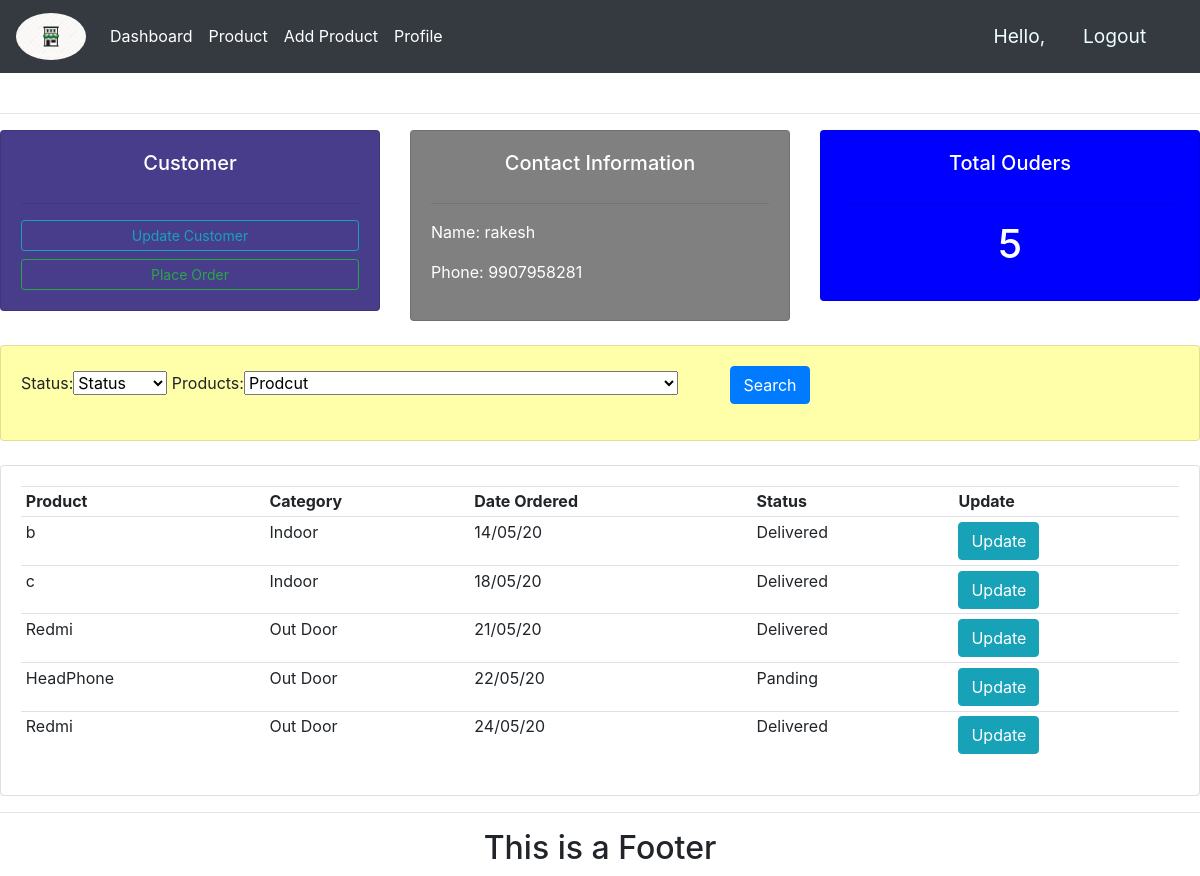
/seller/customer_detail/6 (signed in), run on an earlier commit of the app's database.
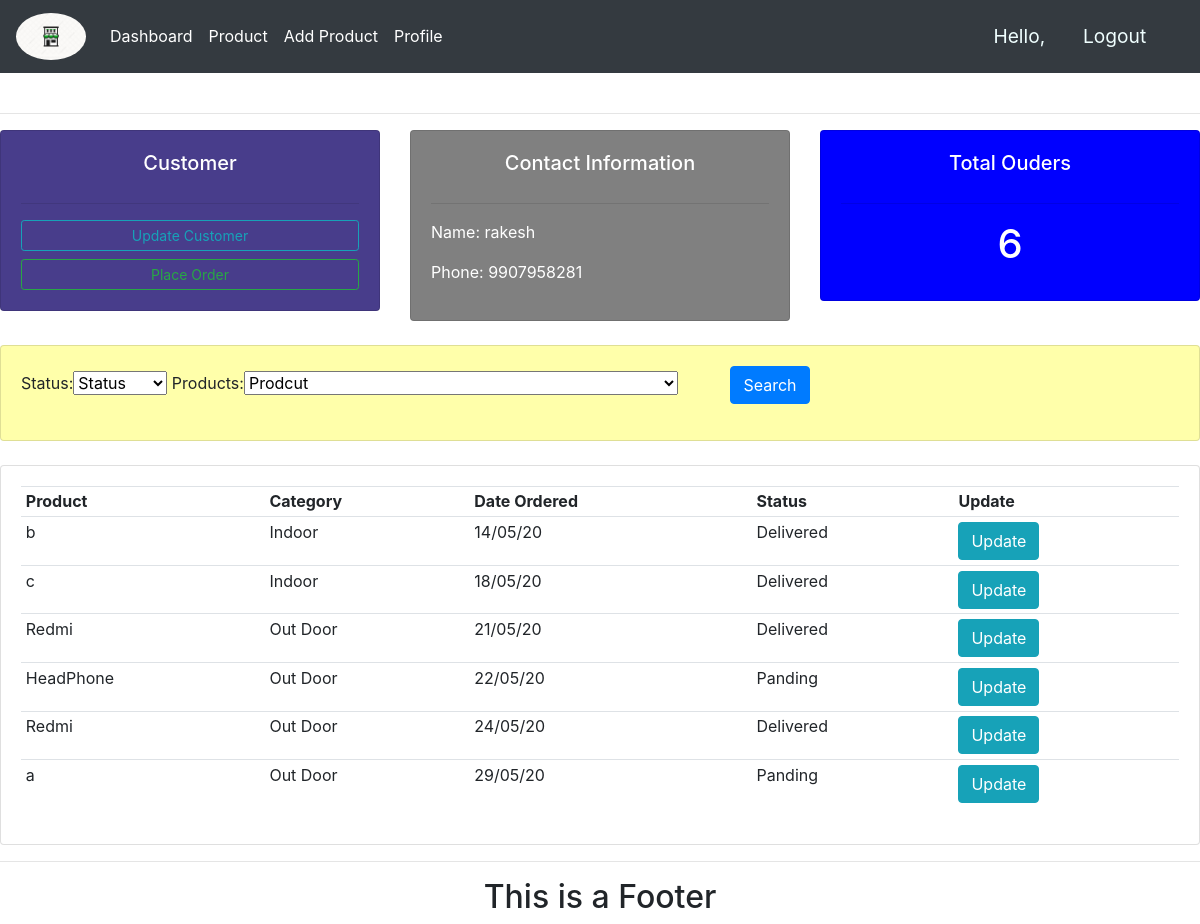
And on a later commit of the database.
### customer/models.py (models this page shows, shortened)
class OrderItem(models.Model):
    status = (('Panding','Panding'),('Delivered','Delivered'))
    product = models.ForeignKey(Product,on_delete=models.CASCADE)
    order = models.ForeignKey(Orders, on_delete=models.CASCADE)
    status = models.CharField(max_length=50,choices=status,default='Panding')
    quantity = models.IntegerField(default=0)
    cr_date = models.DateTimeField(auto_now_add=True)

### seller/models.py (models this page shows, shortened)
class Product(models.Model):
    Category = (('Indoor','Indoor'),('Out Door','Out Door'))
    seller = models.ForeignKey(to=MyProfile,on_delete=models.CASCADE)
    name = models.CharField(max_length=200)
    price = models.FloatField()
    discount_price = models.FloatField(default=0)
    Category = models.CharField(max_length=100,choices = Category)
    description = models.TextField()
    image = models.ImageField(upload_to='product/')
    cr_date = models.DateTimeField(auto_now_add=True)
    tag = models.ManyToManyField(Tag)
    slug = models.SlugField(null=True,unique=True)
    product_status = models.BooleanField(default=True)

### accounts/decoratoer.py (the view)
        def wrapper_func(req, *args, **kwargs):
            group =None
            if req.user.groups.exists():
                group=req.user.groups.all()[0].name
                if group in allowed_roles:
                    return view_func(req, *args, **kwargs)
                else:
                    return HttpResponse('You are note authorized to access this page')

### seller/form.py
class searchForm(forms.Form):
    Status = (('Status','Status'),('Panding','Panding'),('Delivered','Delivered'))
    try:
        product = Product.objects.all()
        pro = (('Product','Prodcut'),)
        for p in product:
            pro= pro+((str(p),str(p)),)
        status = forms.ChoiceField(choices=Status,required=False,initial='None')
        products = forms.ChoiceField(choices = pro,required=False,initial='None')
    except:
        pass

### accounts/decoratoer.py (called while the page is built)
def  allowed_user(allowed_roles=[]):
    def decorator(view_func):
        def wrapper_func(req, *args, **kwargs):
            group =None
            if req.user.groups.exists():
                group=req.user.groups.all()[0].name
                if group in allowed_roles:
                    return view_func(req, *args, **kwargs)
                else:
                    return HttpResponse('You are note authorized to access this page')
        return wrapper_func
    return decorator

### accounts/templatetags/account_extras.py (called while the page is built)
@register.filter(name='has_group')
def has_group(user, group_name):
    group = Group.objects.get(name=group_name)
    try:
        if group in user.groups.all():
            print('True')
            return True
    except:
        return False

### seller/templates/seller/customer.html (shortened to what this page needs)
{% extends 'accounts/base.html' %} {% block body %}
<br>
<hr>
<div class="row">
    <div class="col-md text-white">
        <div class="card card-body" style="background-color:darkslateblue;">
            <h5 class="card-title text-center">Customer</h5>
            <hr>
            <a class="btn btn-outline-info btn-sm btn-block" href="#"> Update Customer</a>
            <a class="btn btn-outline-success btn-sm btn-block" href="#"> Place Order </a>
        </div>
    </div>
    <div class="col-md text-white">
        <div class="card card-body " style="background-color: grey;">
            <h5 class="card-title text-center">Contact Information</h5>
            <hr>
            <p>Name:       {{customer.name}} </p>
            <p>Phone:      {{customer.phone}} </p>
        </div>
    </div>
    <div class="col-md  text-white" >
        <div class="card card-body" style="background-color: blue">
            <h5 class="card-title text-center">Total Ouders</h5>
            <hr>
            <h1 class="card-title text-center">{{total_order}}</h1>
        </div>
    </div>
</div>
<br>
<div class="row">
    <div class="col">
        <div class="card card-body" style="background-color: rgb(255, 255, 170);">
            <form id="search" action="{% url 'search' customer.id %}" method="POST">
                {{search_form}}
                <button class="btn btn-primary mx-5" type="submit">Search</button>
            </form>
        </div>
    </div>
</div>
<br>
<div class="row">
    <div class="col-md">
        <div class="card card-body" id="search_p">
            <table class="table table-sm" id="product_d">
                <tr>
                    <th>Product</th>
                    <th>Category</th>
                    <th>Date Ordered</th>
                    <th>Status</th>
                    <th>Update</th>
                </tr>
                {% for o in order %}
                {% for i in o %}
                <tr>
                    <td>{{i.product.name}}</td>
                    <td>{{i.product.Category}}</td>
                    <td>{{i.cr_date | date:"d/m/y"}}</td>
                    <td>{{i.status}}</td>
                    <td><a class="btn btn-info" href="{% url 'update_order' i.id %}">Update</a></td>
                </tr>
                {% endfor %}
                {% endfor %}
            </table>
        </div>
    </div>
</div>
{% endblock %}

What changed in the data, as far as the page shows it:
added OrderItem: product.name "a", product.Category "Out Door", cr_date "29/05/20", status "Panding"
Also different on the page:
{{ total_order }}: "5" → "6"
